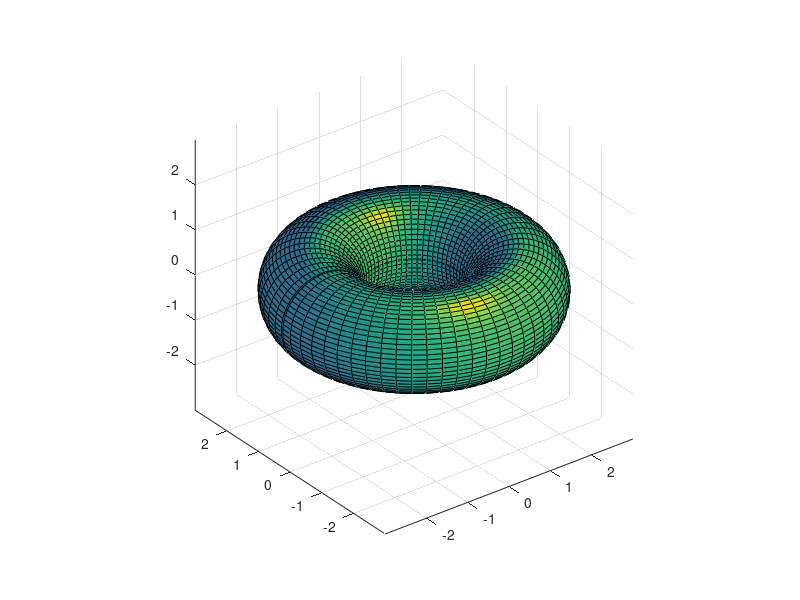

Write the MATLAB code that produced this figure.
function torus2()
a=1;
c=2;
[u,v]=meshgrid(-pi-0.1:0.1:pi);
x=(c+a*cos(v)).*cos(u);
y=(c+a*cos(v)).*sin(u);
z=a*sin(v);
surfl(x,y,z)
axis equal;